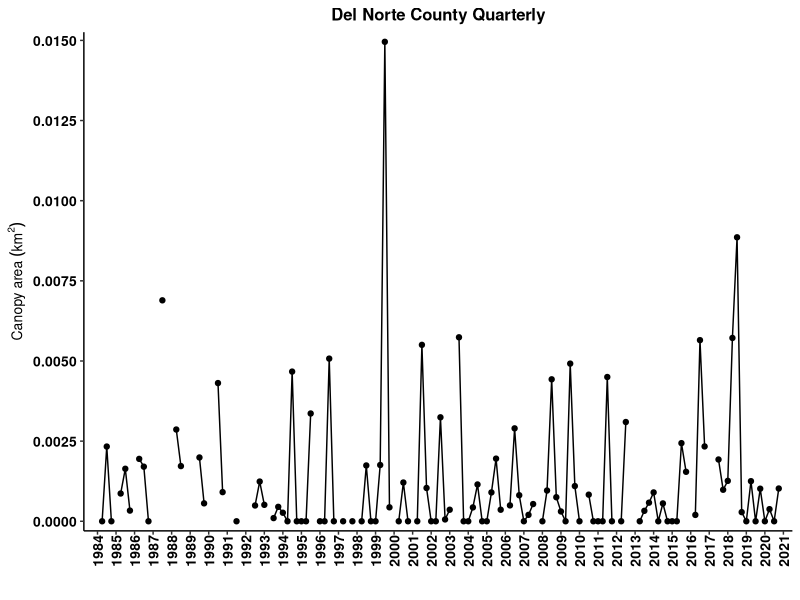
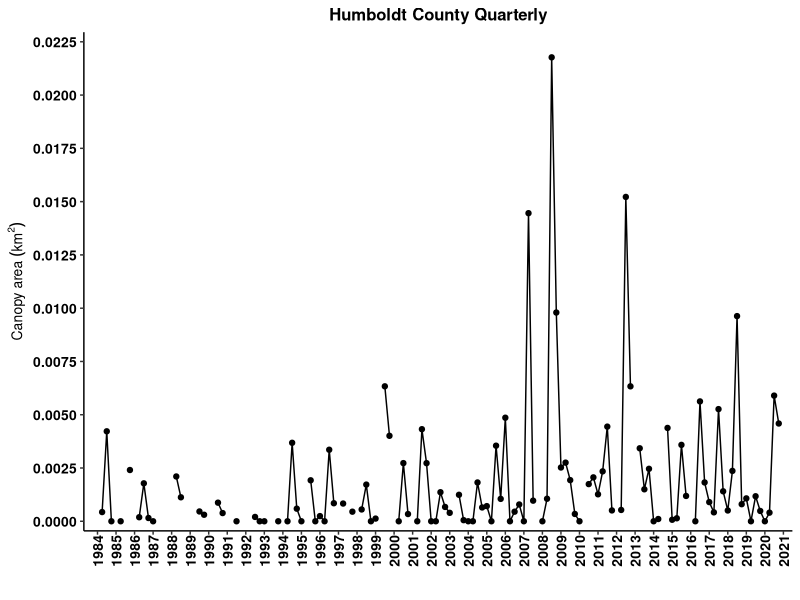
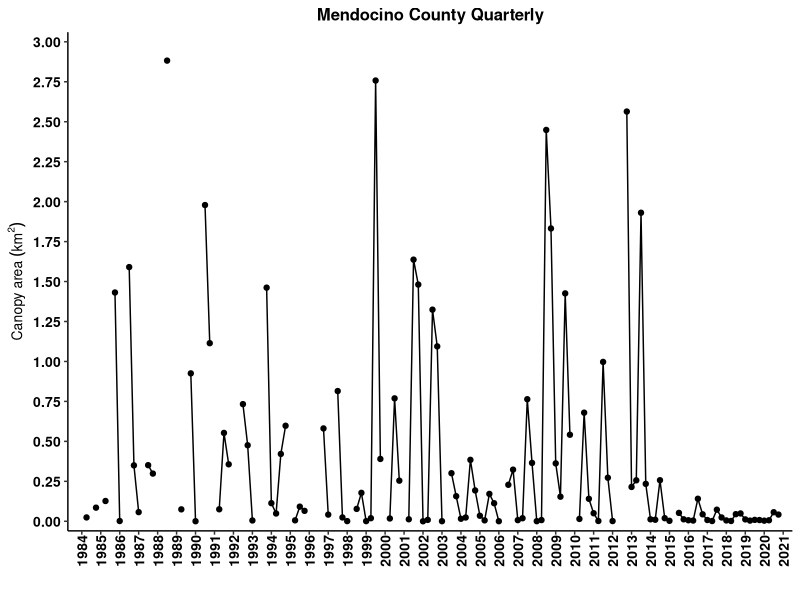
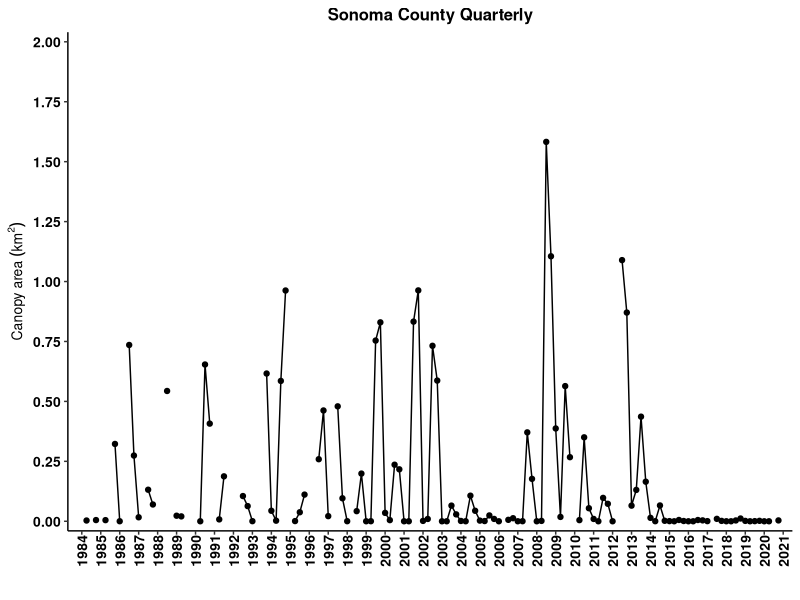
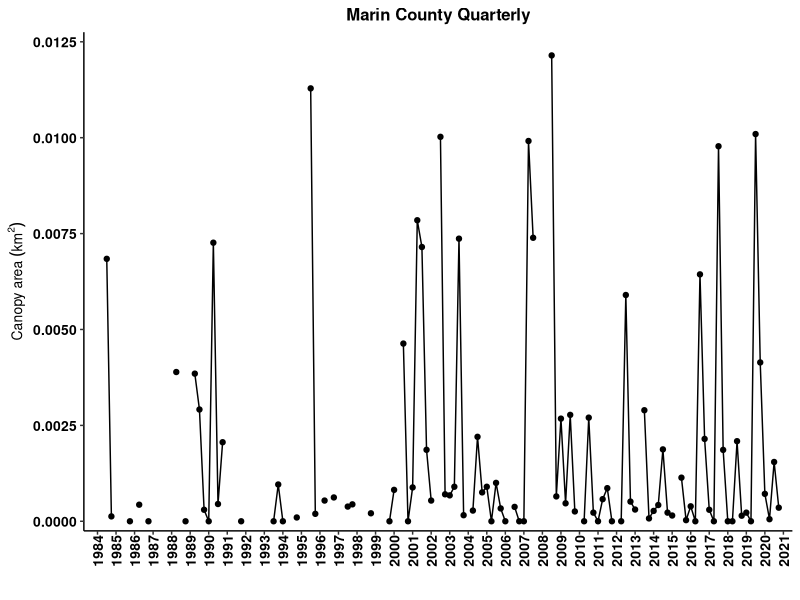
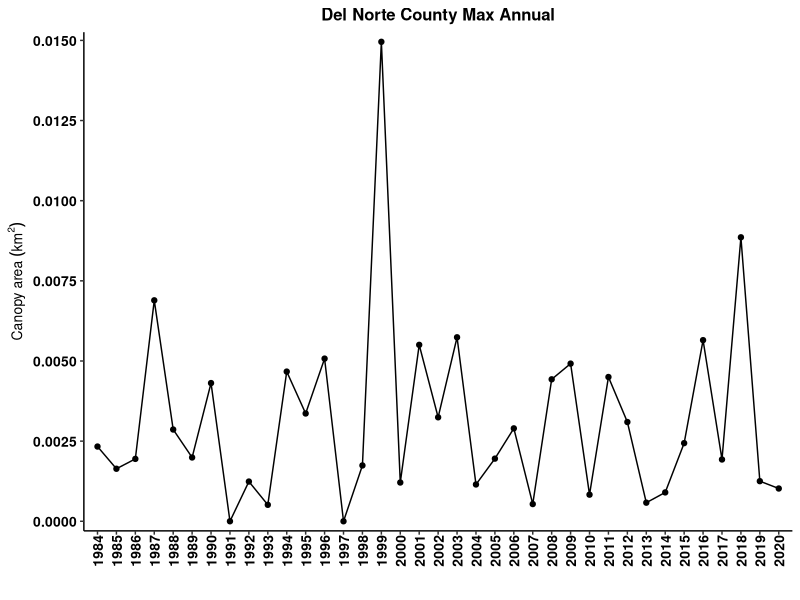
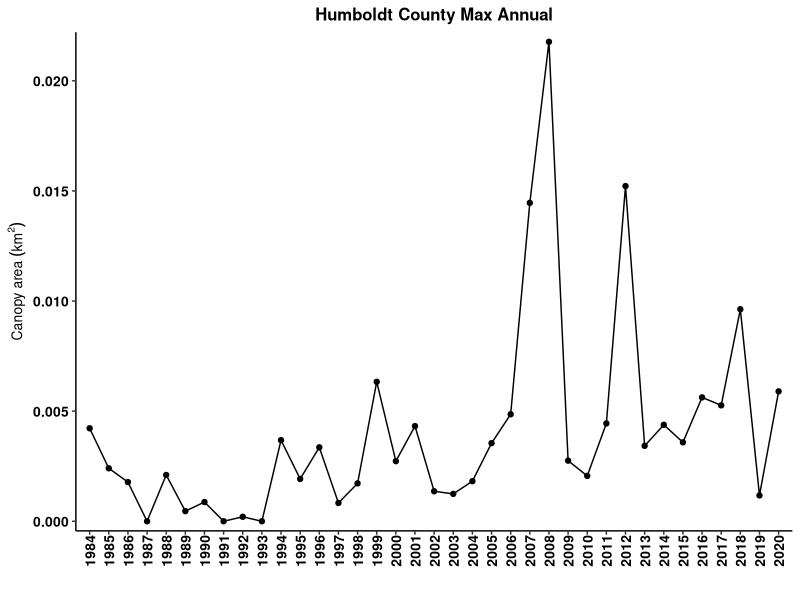
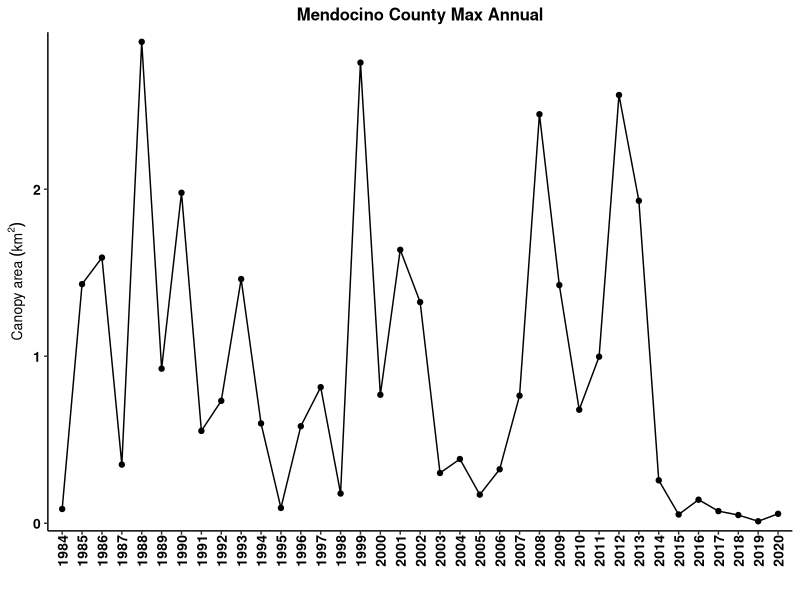

R code for these plots, in order:
## ---- chunk 1
knitr::opts_chunk$set(echo = FALSE, warning=FALSE)
options(knitr.table.format = "latex")
# how to assign username: git config --global user.name "gcontolini"
# how to add commit message in terminal: write message then press esc and :wq to save and exit

#### Load libraries ####
library(ggplot2) # plotting
library(ggpubr) # arranging plots
library(scales) # let's you put commas in the axis labels for thousands
library(dplyr) # data manipulations
library(tidyr) # data cleaning
library(readr) # better data reading
library(ncdf4)
library(sf) # special features. probably mapping. 
library(sp) # spatial data
library(lubridate) # manipulating dates easily
library(knitr) # to knit the Rmd file
library(kableExtra) # pretty tables
library(bookdown) # pretty table additions

#### ggplot theme ####
my.theme = theme( 
   panel.background = element_blank(), 
   panel.grid.minor.x = element_blank(),
   panel.grid.major.x = element_blank(),
   panel.grid = element_blank(),
   axis.text  = element_text(size=10, face='bold', color='black'), #makes axis labels bigger
   axis.title = element_text(size=10, face="bold"), #makes axis title bigger and bold
   #axis.title.y = element_text(margin=margin(0,10,0,5)), #pushes the y axis title away from the y axis labels
   strip.background = element_blank(),
   #legend.title = element_blank(),
   #legend.text = element_text(size=8),
   legend.background = element_blank(), 
   legend.key = element_blank(), #makes the legend background behind the symbols go away.
   #axis.ticks.x = element_blank()
   axis.line = element_line(color = 'black'), 
   panel.border = element_blank(), # this removes the box around the plot   
   plot.title = element_text(size=12 ,face='bold', hjust = 0.5), # hjust 0.5 makes title centered
   axis.text.x = element_text(size = 10, angle = 90, vjust = 0.5, margin = margin(0,0,5,0)) # rotates x axis labels 90 degrees counter-clockwise, pushes bars onto x axis
)


#### Import data ####
# info on the data: https://sbclter.msi.ucsb.edu/data/catalog/package/?package=knb-lter-sbc.74

# Instructions from Dr. Tom Bell:
# “The output files show the Admin Bed # in the first column and the rest of the columns are quarters from 1984 - 2020. Area is in m2 and biomass is in fresh kg. Missing values (due to lack of imagery or clouds are labelled as -999).”

# Edible seaweed data from CDFW
# edible = read.csv('EdibleSeaweedHarvest_rfm_1-28-21.csv') # edible seaweed harvest. This one has months. That is important.
# kelp = read.csv('KelpHarvest_vers2_rfm_1-28-21.csv') # kelp harvest
## ---- chunk 2
# The loop below takes 5 minutes to run, so I have commented it out and read in the output at the end.

# #### Kelp Biomass and Area Dynamics of state waters by county ####
# #Load Admin Bed Shapefile
# #Place the lat/lon version of the Admin Bed shapefile in your working directory
# county_waters <- st_read('shapefiles/MAN_CA_CountyStateWaters.shp') 
# 
# #Open Kelp NetCDF File and put in your working directory.
# #The file can be found here: https://portal.edirepository.org/nis/mapbrowse?scope=knb-lter-sbc&identifier=74
# nc_data <- nc_open('kelpCanopyFromLandsat_2021.nc')
# # not sure yet how to open it in directly from a URL.
# # apparently this file is too big for the RStudio Cloud server. So we can't use the server. Or wait we just have to use a static .csv.
# 
# #Load necessary variables from NetCDF File
# lon <- ncvar_get(nc_data, 'lon')
# lat <- ncvar_get(nc_data, 'lat')
# years <- ncvar_get(nc_data, 'year')
# quarters <- ncvar_get(nc_data, 'quarter')
# biomass <- ncvar_get(nc_data, 'biomass')
# area <- ncvar_get(nc_data, 'area')
# 
# #Make Coordinate Dataframe
# coords <- data.frame(lon,lat)
# 
# #Create output matrices
# LN = dim(quarters)
# output_biomass <- matrix(ncol=LN, nrow=22)
# output_area <- matrix(ncol=LN, nrow=22)
# 
# # This for() loop takes 5 mins. Sorry. You could run it once and then save the output, but then it wouldn't be linked to the SBCLTER data repository anymore. 
# for(i in 1:22){
# 
#   #Pull shapefile coordinates from each admin bed
#   if (i == 17) {
#     county_coords <- as.data.frame(county_waters[i,]$geometry[[1]][[30]][[1]])
#   } else {
#     county_coords <- as.data.frame(county_waters[i,]$geometry[[1]][[1]][[1]])
#   }
# 
#   #Find the kelp coordinates that exist inside each admin bed polygon
#   kelp_poly <- point.in.polygon(lon, lat, county_coords$V1, county_coords$V2, mode.checked = FALSE)
#   TF <- which(kelp_poly %in% 1)
# 
#   #Extract biomass and area data for each polygon
#   bio_county <- biomass[TF,]
#   area_county <- area[TF,]
# 
#   #Sum biomass and area
#   bio_county_sum <- colSums(bio_county, na.rm = TRUE, dims = 1)
#   area_county_sum <- colSums(area_county, na.rm = TRUE, dims = 1)
# 
#   #Remove Columns w/ >25% No Data (Clouds)
#   #Find all NA values (missing data) in the kelp dataset
#   bio_county_NA = is.na(bio_county)
#   area_county_NA = is.na(area_county)
# 
#   #Find number of kelp pixels in the polygon
#   L = dim(bio_county)
# 
#   #Calculate the percent of NAs for each season
#   bio_county_NA_percent <- colSums(bio_county_NA, na.rm = TRUE)/L[1]
#   area_county_NA_percent <- colSums(area_county_NA, na.rm = TRUE)/L[1]
# 
#   #Find seasons with greater than 20% missing data
#   NA_GT <- which(bio_county_NA_percent > 0.25)
#   NA_GTA <- which(area_county_NA_percent > 0.25)
# 
#   #Set seasons with greater than 20% missing data to -999
#   bio_county_sum[NA_GT] = -999
#   area_county_sum[NA_GTA] = -999
# 
#   #Add summed kelp canopy data to matrix
#   output_biomass[i,] <- bio_county_sum
#   output_area[i,] <- area_county_sum
# 
# }
# 
# #Transpose Quarter and Year data
# quarterst <- t(quarters)
# yearst <- t(years)
# 
# #Add Quarter and Year data to output matrices
# output2_biomass <- rbind(quarterst, output_biomass)
# output3_biomass <- rbind(yearst, output2_biomass)
# output2_area <- rbind(quarterst, output_area)
# output3_area <- rbind(yearst, output2_area)
# 
# #Add county to output matrices
# CountiesNA <- county_waters$County
# Counties <- c(rep(NA,2),CountiesNA)
# output4_biomass <- cbind(Counties, output3_biomass)
# output4_area <- cbind(Counties, output3_area)

output4_area <- read_csv("kelp_canopy_output_ 2021-11-24 .csv")

## ---- chunk 3
canopy_area <- output4_area %>%
   as.data.frame()

# remove first col which is just row numbers
canopy_area[,1] <- NULL

# I want to plot area vs. year.quarter. This means year.quarter needs to be in a column. Currently all cols are separate. This is called wide format. I want tall format.

# create column names
names(canopy_area) <- paste(canopy_area[1,], canopy_area[2,], sep='.') # paste years with quarters to make each col have a unique name.

# rename the ID col for counties
names(canopy_area)[1] <- "county"

# remove first 2 rows since they are not canopy data, just IDs--year and quarter
canopy_area <- canopy_area[-c(1:2),] 

# convert to tall format
canopy_area_tall <- canopy_area %>% 
   pivot_longer(-'county', names_to = 'year.qtr', values_to = 'm2')

# separate year and quarter into two cols
canopy_area_tall <- canopy_area_tall %>%
   separate(col = year.qtr, sep = "[.]", into = c("year","qtr")) # omg. you have to hard bracket the period for some reason. wtf does [^[:alnum:]]+ mean and why aren't brackets used in the example?????? :((

# make number cols numeric
canopy_area_tall$year <- as.numeric(canopy_area_tall$year)
canopy_area_tall$qtr <- as.numeric(canopy_area_tall$qtr)
canopy_area_tall$m2 <- as.numeric(canopy_area_tall$m2)

# make quarters actual quarter decimals for plotting
qtrs <- seq(0,0.75,0.25)
for(i in 1:4) {
   canopy_area_tall$qtr[which(canopy_area_tall$qtr == i)] <- qtrs[i]
}

# add year and quarter to get a continuous time column. Note that the tibble hides the decimals place for no apparent reason but the sum is correct.
canopy_area_tall$year.qtr <- canopy_area_tall$year + canopy_area_tall$qtr

# Change negative area to NA
canopy_area_tall$m2[which(canopy_area_tall$m2 < 0)] = NA

# Convert m2 to km2
canopy_area_tall$km2 = canopy_area_tall$m2 / 1e6
## ---- chunk 4
# All quarters
expand.a.little = 0.02

##Del Norte
ggplot(canopy_area_tall[which(canopy_area_tall$county == 'Del Norte'),], aes(x = year.qtr, y = km2)) +
   geom_point() +
   geom_line() +
   scale_x_continuous(breaks = 1984:2021, expand = c(expand.a.little,0)) +
   scale_y_continuous(breaks = seq(0, 0.015, 0.0025), expand = c(expand.a.little,0)) +
   labs(x = '',  y =  bquote('Canopy area'~(km^2))) +
   ggtitle('Del Norte County Quarterly') +
   my.theme

## Humboldt
ggplot(canopy_area_tall[which(canopy_area_tall$county == 'Humboldt'),], aes(x = year.qtr, y = km2)) +
   geom_point() +
   geom_line() +
   scale_x_continuous(breaks = 1984:2021, expand = c(expand.a.little,0)) +
   scale_y_continuous(limits = c(0,0.0225), breaks = seq(0, 0.025, 0.0025), expand = c(expand.a.little,0)) +
   labs(x = '',  y =  bquote('Canopy area'~(km^2))) +
   ggtitle('Humboldt County Quarterly') +
   my.theme

## Mendocino
ggplot(canopy_area_tall[which(canopy_area_tall$county == 'Mendocino'),], aes(x = year.qtr, y = km2)) +
   geom_point() +
   geom_line() +
   scale_x_continuous(breaks = 1984:2021, expand = c(expand.a.little,0)) +
   scale_y_continuous(limits = c(0,3), breaks = seq(0, 3, 0.25), expand = c(expand.a.little,0)) +
   labs(x = '', y =  bquote('Canopy area'~(km^2))) +
   ggtitle('Mendocino County Quarterly') +
   my.theme

## Sonoma
ggplot(canopy_area_tall[which(canopy_area_tall$county == 'Sonoma'),], aes(x = year.qtr, y = km2)) +
   geom_point() +
   geom_line() +
   scale_x_continuous(breaks = 1984:2021, expand = c(expand.a.little,0)) +
   scale_y_continuous(limits = c(0,2), breaks = seq(0, 2, 0.25), expand = c(expand.a.little,0)) +
   labs(x = '', y =  bquote('Canopy area'~(km^2))) +
   ggtitle('Sonoma County Quarterly') +
   my.theme

## Marin
ggplot(canopy_area_tall[which(canopy_area_tall$county == 'Marin'),], aes(x = year.qtr, y = km2)) +
   geom_point() +
   geom_line() +
   scale_x_continuous(breaks = 1984:2021, expand = c(expand.a.little,0)) +
   scale_y_continuous(limits = c(0, 0.0125), breaks = seq(0, 0.0125, 0.0025), expand = c(expand.a.little,0)) +
   labs(x = '', y =  bquote('Canopy area'~(km^2))) +
   ggtitle('Marin County Quarterly') +
   my.theme
## ---- chunk 5
# Maximum canopy area. in each year and county, find the maximum km2 value.
canopy_area_max_annual <- canopy_area_tall %>%
  group_by(county, year) %>%
  summarise(max.km2 = max(km2, na.rm = T), .groups = 'drop')

# 1987 and 1992 Marin had no data. Change -Inf to NA for those years so it plots better.
canopy_area_max_annual$max.km2[which(canopy_area_max_annual$max.km2 < 0)] <- NA

##Del Norte
ggplot(canopy_area_max_annual[which(canopy_area_max_annual$county == 'Del Norte'),], aes(x = year, y = max.km2)) +
   geom_point() +
   geom_line() +
   scale_x_continuous(breaks = 1984:2021, expand = c(expand.a.little,0)) +
   scale_y_continuous(breaks = seq(0, 0.015, 0.0025), expand = c(expand.a.little,0)) +
   labs(x = '',  y =  bquote('Canopy area'~(km^2))) +
   ggtitle('Del Norte County Max Annual') +
   my.theme 

## Humboldt
ggplot(canopy_area_max_annual[which(canopy_area_max_annual$county == 'Humboldt'),], aes(x = year, y = max.km2)) +
   geom_point() +
   geom_line() +
   scale_x_continuous(breaks = 1984:2021, expand = c(expand.a.little,0)) +
   scale_y_continuous(expand = c(expand.a.little,0)) +
   labs(x = '',  y =  bquote('Canopy area'~(km^2))) +
   ggtitle('Humboldt County Max Annual') +
   my.theme 

## Mendocino
ggplot(canopy_area_max_annual[which(canopy_area_max_annual$county == 'Mendocino'),], aes(x = year, y = max.km2)) +
   geom_point() +
   geom_line() +
   scale_x_continuous(breaks = 1984:2021, expand = c(expand.a.little,0)) +
   scale_y_continuous(expand = c(expand.a.little,0)) +
   labs(x = '',  y =  bquote('Canopy area'~(km^2))) +
   ggtitle('Mendocino County Max Annual') +
   my.theme 

## Sonoma
ggplot(canopy_area_max_annual[which(canopy_area_max_annual$county == 'Sonoma'),], aes(x = year, y = max.km2)) +
   geom_point() +
   geom_line() +
   scale_x_continuous(breaks = 1984:2021, expand = c(expand.a.little,0)) +
   scale_y_continuous(expand = c(expand.a.little,0)) +
   labs(x = '',  y =  bquote('Canopy area'~(km^2))) +
   ggtitle('Sonoma County Max Annual') +
   my.theme 

## Marin
ggplot(canopy_area_max_annual[which(canopy_area_max_annual$county == 'Marin'),], aes(x = year, y = max.km2)) +
   geom_point() +
   geom_line() +
   scale_x_continuous(breaks = 1984:2021, expand = c(expand.a.little,0)) +
   scale_y_continuous(expand = c(expand.a.little, 0)) +
   labs(x = '',  y =  bquote('Canopy area'~(km^2))) +
   ggtitle('Marin County Max Annual') +
   my.theme 
## ---- chunk 6

## ---- chunk 7
qtr_max_county <- canopy_area_tall %>%
  group_by(county, year) %>% # group by county and year
  slice(which.max(km2)) %>% # find the maximum km2 value
  subset(select = -year.qtr) %>% # remove year.qtr col
  transmute(quarter = qtr*4+1) # change quarters from decimals to 1,2,3,4

# Count how many quarters are the max per year per county
n_max_qtrs_county <- qtr_max_county %>%
  group_by(county, quarter) %>%
  summarise(number = length(quarter), .groups = 'drop') %>%
  filter(county %in% c('Del Norte', 'Humboldt', 'Mendocino', 'Sonoma'))


kable(n_max_qtrs_county
      , digits = 2
      , booktabs = TRUE
      , row.names = FALSE
      , align = 'c'
      , linesep = ''
      , caption = 'Number of quarters with maximum annual canopy area'
) %>%
  kable_styling(latex_options = 'hold_position') # otherwise the table moves in the pdf
      
